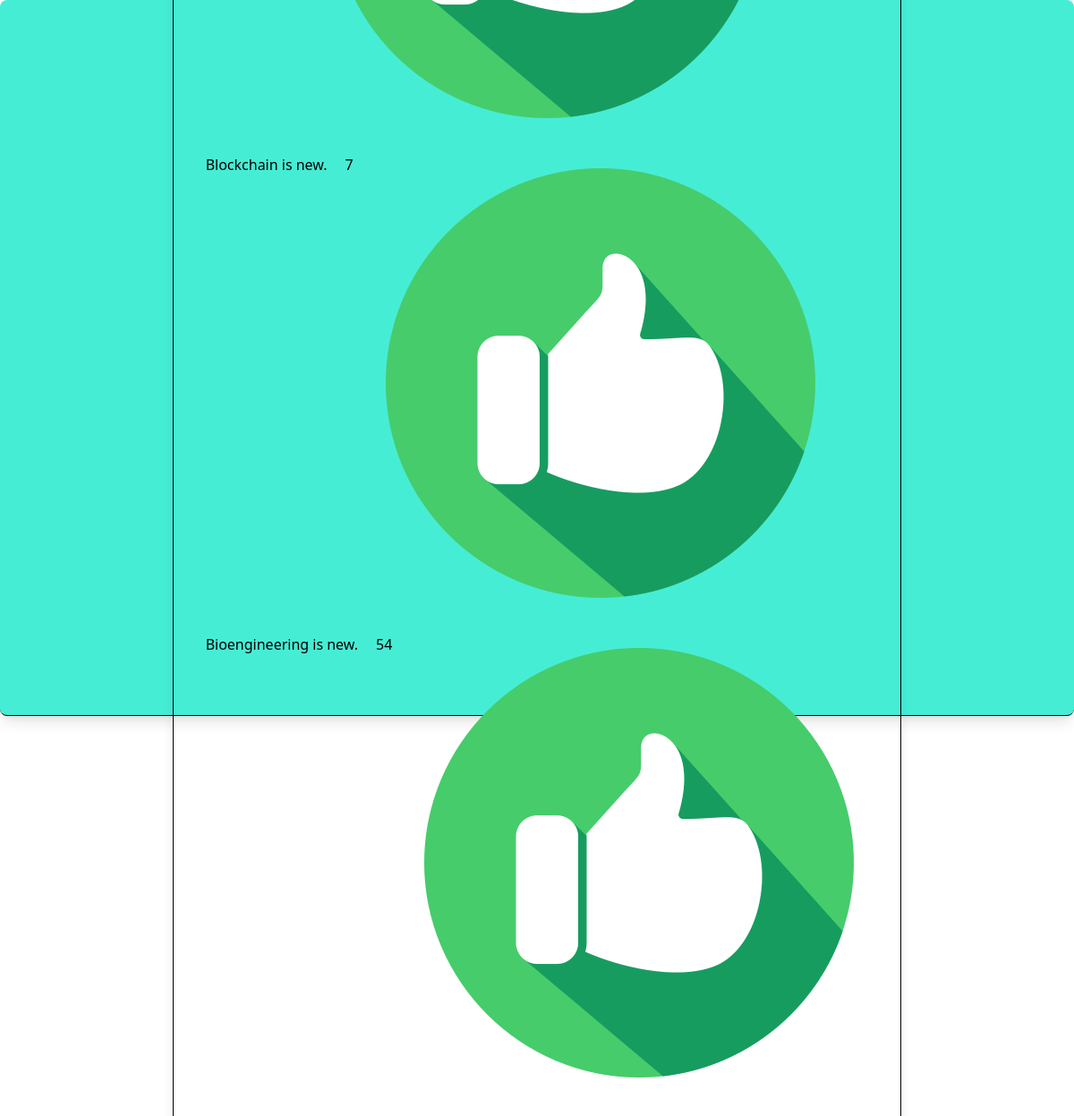
The page /firstapp/choice/1/ on the database its author committed.
### firstApp/models.py (models this page shows, shortened)
class Choice(models.Model):
    question = models.ForeignKey(Question, on_delete=models.CASCADE,related_name='choices')
    chioce_text = models.CharField(max_length=200)
    votes = models.IntegerField(default=0)

### firstApp/views.py (the view)
# urls.py: path('choice/<int:id>/', views.upVote),
def upVote(request,id):
    choice = Choice.objects.get(id=id)
    choice.votes += 1
    choice.save()
    question = choice.question
    Choices = question.choices.all()
    template = loader.get_template("firstApp/choice.html")
    Context = {"Choices":Choices,"Question":question}
    return HttpResponse(template.render(Context,request))

### firstApp/templates/firstApp/choice.html (shortened to what this page needs)
{% load static tailwind_tags %}
{%if Choices and Question%}
{% tailwind_css %}
<div class ="flex flex-col justify-center items-center h-screen bg-teal-300 border-b rounded-lg shadow-lg gap-5" >
    <div class="flex flex-col gap-6 border p-9  rounded shadow-lg">
        {%for i in Choices%}
            <li class="flex gap-5 ">
                <h1>
                    {{i.chioce_text}}
                </h1>
                <h2>
                    {{i.votes}}
                </h2>
                <a href="/firstapp/choice/{{i.id}}"><img src="./thumb-up.png" alt="up-vote"/></a>
            </li>
        {%endfor%}
    </div>
{%endif%}

### rows shown on the page
Choice: chioce_text "Blockchain is new.", votes "7"
Choice: chioce_text "Bioengineering is new.", votes "54"
